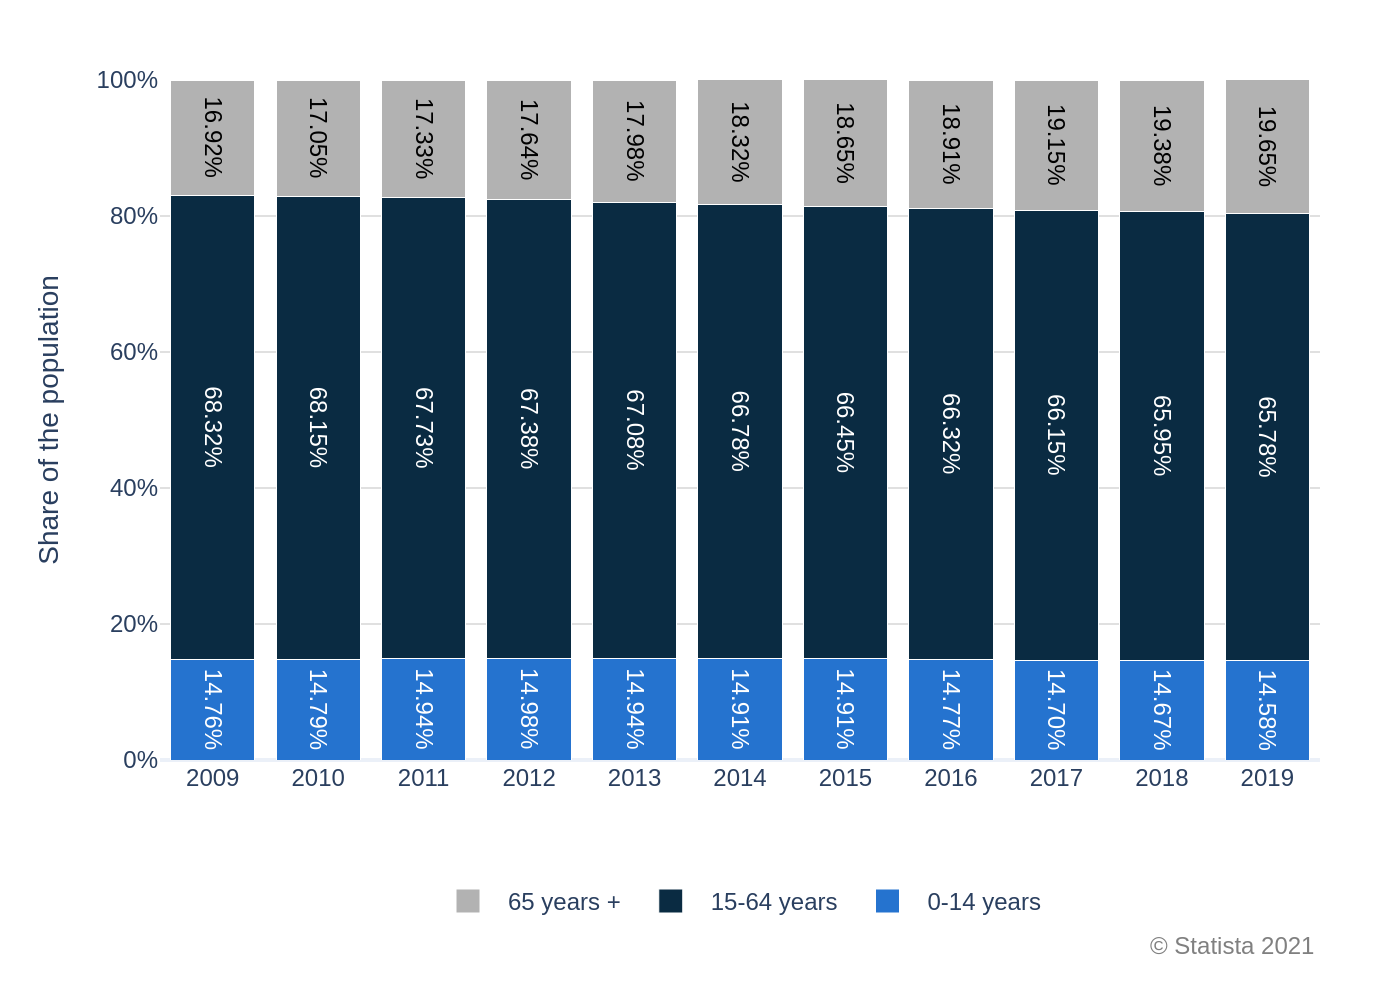

Generate this figure with Python:
import sys
import json
import plotly.graph_objects as go
import os

# Check if a file path is provided as a command-line argument
if len(sys.argv) != 2:
    print("Usage: python script.py <path_to_json_file>")
    sys.exit(1)

json_path = sys.argv[1]

# Check if the file exists
if not os.path.exists(json_path):
    print(f"Error: File not found at {json_path}")
    sys.exit(1)

# Read the JSON data file
with open(json_path, 'r', encoding='utf-8') as f:
    chart_data = json.load(f)

# Extract data, texts, and colors from the JSON object
data_series = chart_data['chart_data']
texts = chart_data['texts']
colors = chart_data['colors']

# Create the figure
fig = go.Figure()

# Add a trace for each data series
for i, series in enumerate(data_series):
    fig.add_trace(go.Bar(
        name=series['name'],
        x=series['x'],
        y=series['y'],
        marker_color=colors['bar_colors'][i],
        texttemplate='%{y:.2f}%',
        textposition='inside',
        textfont_color=colors['text_font_colors'][i],
        insidetextanchor='middle'
    ))

# Update layout
fig.update_layout(
    barmode='stack',
    template='plotly_white',
    font=dict(family="Arial"),
    title=dict(text=texts['title']),
    xaxis=dict(
        title_text=texts['x_axis_title'],
        showgrid=False,
        tickmode='array',
        tickvals=data_series[0]['x'],
        ticktext=[str(year) for year in data_series[0]['x']]
    ),
    yaxis=dict(
        title_text=texts['y_axis_title'],
        range=[0, 100],
        ticksuffix='%',
        showgrid=True,
        gridcolor='#e0e0e0'
    ),
    legend=dict(
        orientation='h',
        yanchor='bottom',
        y=-0.25,
        xanchor='center',
        x=0.5
    ),
    margin=dict(l=80, r=40, t=40, b=120)
)

# Add source annotation
fig.add_annotation(
    text=texts['source'],
    align='right',
    showarrow=False,
    xref='paper',
    yref='paper',
    x=1.0,
    y=-0.3,
    xanchor='right',
    yanchor='bottom',
    font=dict(size=12, color='#808080')
)


# Generate the output filename from the input JSON path
base_filename = os.path.splitext(os.path.basename(json_path))[0]
output_filename = f"{base_filename}.png"

# Save the figure as a PNG image
fig.write_image(output_filename, scale=2)

print(f"Chart saved to {output_filename}")
